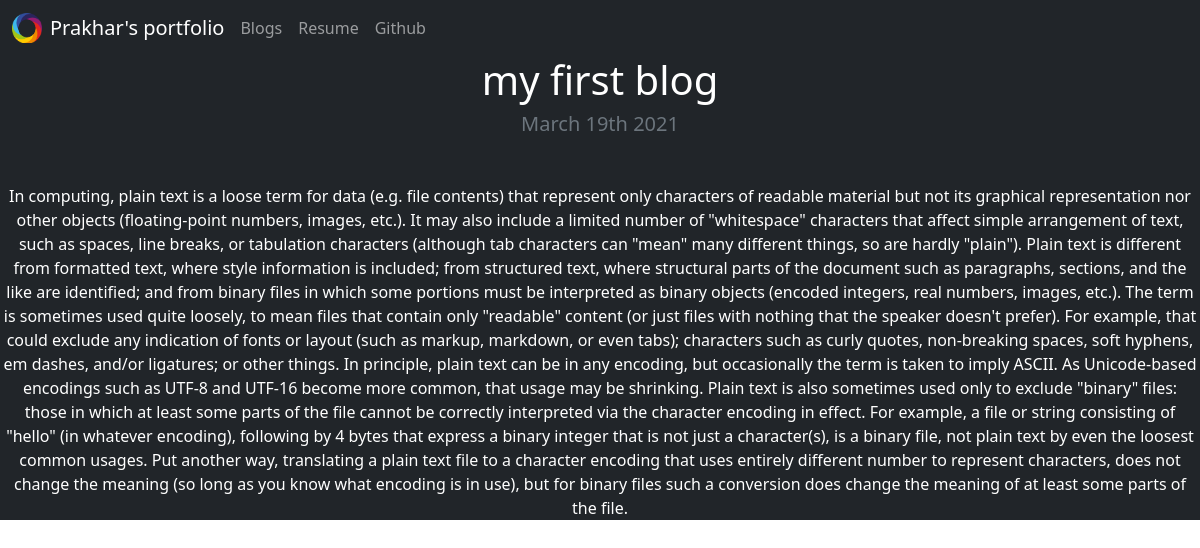
Page /blog/3/ on the committed database.
### blog/models.py (models this page shows, shortened)
class Blog(models.Model):
    title=models.CharField(max_length=200)
    description=models.TextField()
    date=models.DateField()

### blog/views.py (the view)
# urls.py: path('<int:blog_id>/', views.detail,name='detail'),
def detail(request,blog_id):
    blog=get_object_or_404(Blog, pk=blog_id)
    return render(request,'blog/detail.html',{'blog':blog})

### blog/templates/blog/detail.html
    {% extends 'portfolio/base.html' %}
    {% block content %}
    <div class="bg-dark text-white">
       <h1 class="text-center mt-0" id="blogdetailtitle">{{ blog.title }}</h1>
       <h5 class="text-center text-muted mb-5">{{ blog.date|date:'F jS Y' }}</h5>
       <p class="text-center">{{ blog.description|safe }}</p>
  </div>
    {% endblock %}

### rows in the picture
Blog: title "my first blog", date "March 19th 2021", description "In computing, plain text is a loose term for data (e.g. file contents) that represent only characters of readable material but not its graphical representation nor other objects (floating-point numbers, images, etc.). It may also include a limited number of \"whitespace\" characters that affect simple arrangement of text, such as spaces, line breaks, or tabulation characters (although tab characters can \"mean\" many different things, so are hardly \"plain\"). Plain text is different from formatted text, where style information is included; from structured text, where structural parts of the document such as paragraphs, sections, and the like are identified; and from binary files in which some…"
